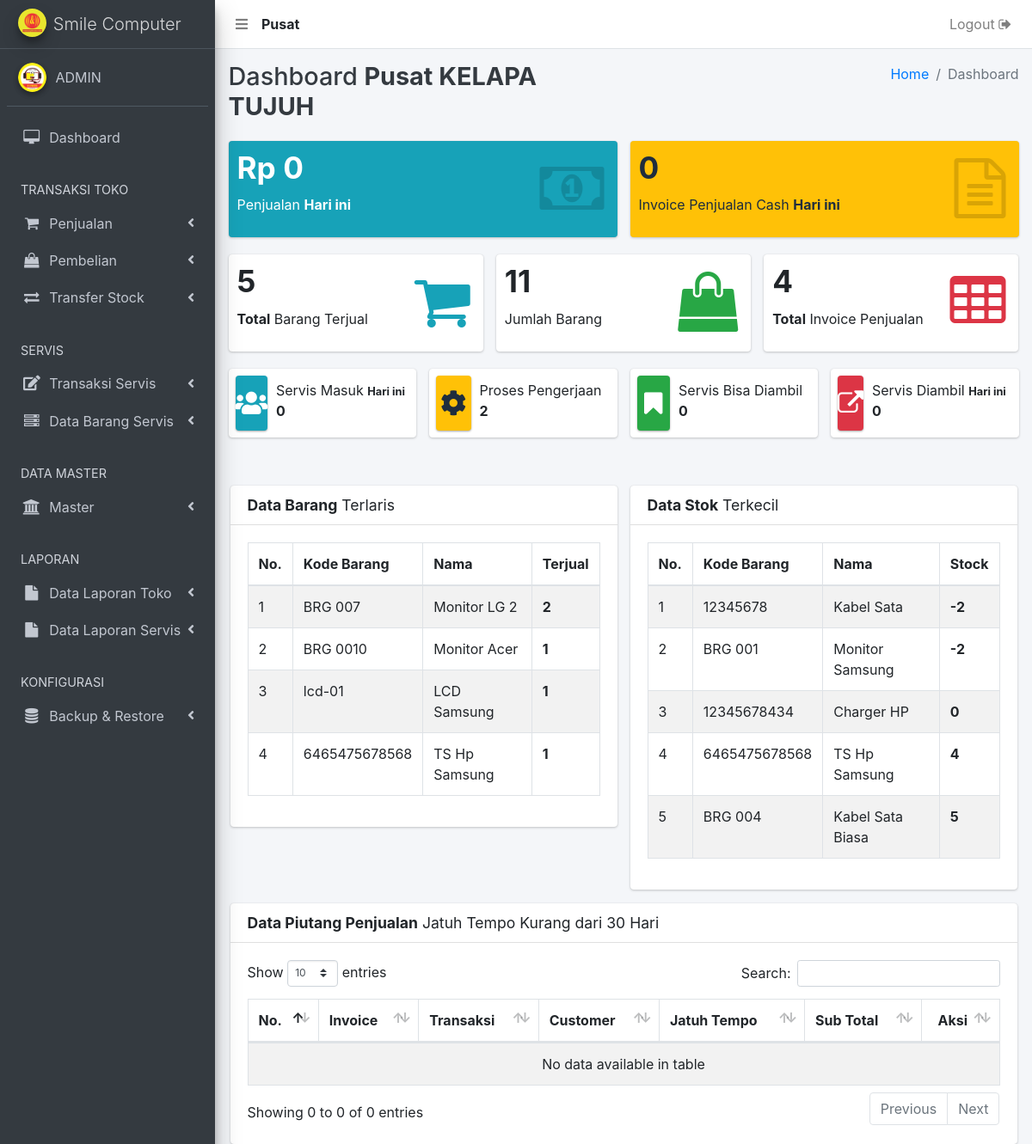
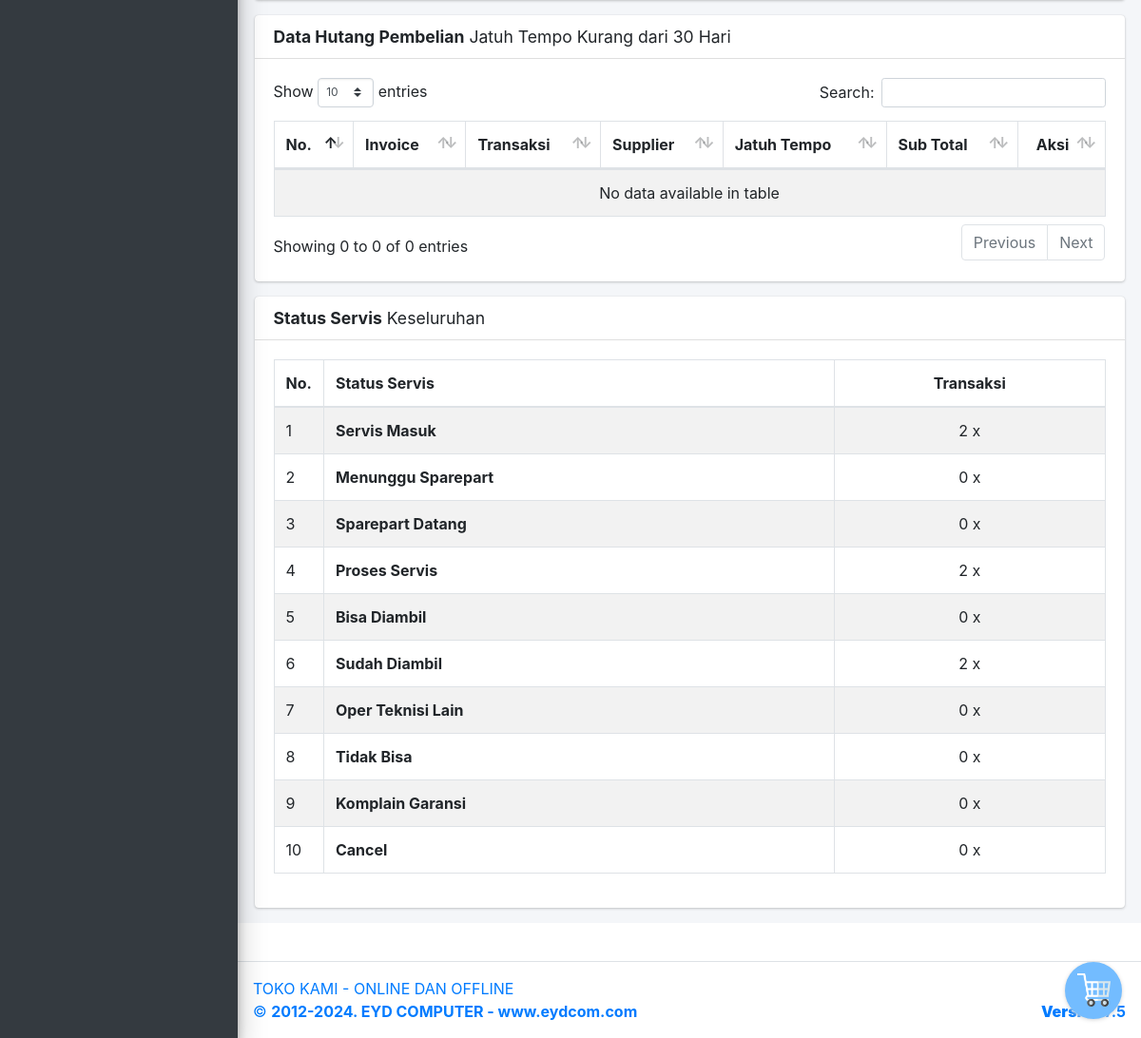
/bo (signed in), run on the app's committed database (2 pictures, top to bottom).
### tables this page shows
CREATE TABLE `user` (
  `user_id` int(11) NOT NULL,
  `user_nama` varchar(500) NOT NULL,
  `user_no_hp` varchar(250) NOT NULL,
  `user_alamat` text NOT NULL,
  `user_email` varchar(250) NOT NULL,
  `user_password` varchar(500) NOT NULL,
  `user_create` varchar(250) NOT NULL,
  `user_level` varchar(250) NOT NULL,
  `user_gaji_pokok` int(11) NOT NULL,
  `user_bonus` int(11) NOT NULL,
  `user_status` varchar(250) NOT NULL,
  `user_cabang` int(11) NOT NULL
);

CREATE TABLE `toko` (
  `toko_id` int(11) NOT NULL,
  `toko_nama` varchar(500) NOT NULL,
  `toko_kota` varchar(250) NOT NULL,
  `toko_alamat` text NOT NULL,
  `toko_tlpn` varchar(250) NOT NULL,
  `toko_wa` varchar(250) NOT NULL,
  `toko_email` varchar(500) NOT NULL,
  `toko_tipe_print_toko` int(11) NOT NULL,
  `toko_lebar_print_toko` int(11) NOT NULL,
  `toko_tipe_print_servis` int(11) NOT NULL,
  `toko_lebar_print_servis` int(11) NOT NULL,
  `toko_link` varchar(250) NOT NULL,
  `toko_teks_nota_servis_masuk` text NOT NULL,
  `toko_teks_nota_servis_ambil` text NOT NULL,
  `toko_status` int(11) NOT NULL,
  `toko_ongkir` int(11) NOT NULL,
  `toko_cabang` int(11) NOT NULL
);

CREATE TABLE `barang` (
  `barang_id` int(11) NOT NULL,
  `barang_kode` varchar(500) NOT NULL,
  `barang_kode_slug` varchar(500) NOT NULL,
  `barang_kode_count` int(11) NOT NULL,
  `barang_nama` varchar(250) NOT NULL,
  `barang_harga_beli` varchar(250) NOT NULL,
  `barang_harga` varchar(250) NOT NULL,
  `barang_stock` text NOT NULL,
  `barang_tanggal` varchar(250) NOT NULL,
  `barang_kategori_id` int(11) NOT NULL,
  `kategori_id` varchar(250) NOT NULL,
  `barang_satuan_id` varchar(250) NOT NULL,
  `satuan_id` varchar(250) NOT NULL,
  `barang_deskripsi` text NOT NULL,
  `barang_option_sn` int(11) NOT NULL,
  `barang_status` int(11) NOT NULL,
  `barang_terjual` int(11) NOT NULL,
  `barang_cabang` int(11) NOT NULL
);

### bo.php (the view, shortened to what the rows shown need)
<?php
  include '_header.php';
  include '_nav.php';
?>
  <div class="content-wrapper">
    <div class="content-header">
      <div class="container-fluid">
        <div class="row mb-2">
          <div class="col-sm-6">
            <h1 class="m-0 text-dark">Dashboard <b><?= $tipeToko; ?> <?= $dataTokoLogin['toko_kota']; ?></b></h1>
          </div>
        </div>
      </div>
    </div>
    <section class="table-informasi">
      <div class="container">
        <div class="row">
          <div class="col-lg-6">
             <div class="card">
                <div class="card-body">
                  <div class="table-auto">
                    <table id="" class="table table-bordered table-striped">
                      <thead>
                      <tr>
                        <th>No.</th>
                        <th>Kode Barang</th>
                        <th>Nama</th>
                        <th>Terjual</th>
                      </tr>
                      </thead>
                      <tbody>
                      <?php
                        $i = 1;
                        $queryProduct = $conn->query("SELECT barang.barang_id, barang.barang_kode, barang.barang_nama, barang.barang_harga, barang.barang_terjual, barang.barang_cabang
                                   FROM barang
                                   WHERE barang_cabang = '".$sessionCabang."' && barang_terjual > 0  ORDER BY barang_terjual DESC LIMIT 5
                                   ");
                        while ($rowProduct = mysqli_fetch_array($queryProduct)) {
                      ?>
                      <tr>
                          <td><?= $i; ?></td>
                          <td><?= $rowProduct['barang_kode']; ?></td>
                          <td><?= $rowProduct['barang_nama']; ?></td>
                          <td>
                            <b><?= $rowProduct['barang_terjual']; ?></b>
                          </td>
                      </tr>
                      <?php $i++; ?>
                      <?php } ?>
                      </tbody>
                    </table>
                  </div>
                </div>
              </div>
          </div>
          <div class="col-lg-6">
            <div class="card">
              <div class="card-body">
                <div class="table-auto">
                  <table id="" class="table table-bordered table-striped">
                    <thead>
                    <tr>
                      <th>No.</th>
                      <th>Kode Barang</th>
                      <th>Nama</th>
                      <th>Stock</th>
                    </tr>
                    </thead>
                    <tbody>
                    <?php
                      $i = 1;
                      $queryProduct = $conn->query("SELECT barang.barang_id, barang.barang_kode, barang.barang_nama, barang.barang_harga, barang.barang_stock, barang.barang_cabang
                                 FROM barang
                                 WHERE barang_cabang = '".$sessionCabang."' && barang_stock < 10 ORDER BY barang_stock ASC LIMIT 5
                                 ");
                      while ($rowProduct = mysqli_fetch_array($queryProduct)) {
                    ?>
                    <tr>
                        <td><?= $i; ?></td>
                        <td><?= $rowProduct['barang_kode']; ?></td>
                        <td><?= $rowProduct['barang_nama']; ?></td>
                        <td>
                          <b><?= $rowProduct['barang_stock']; ?></b>
                        </td>
                    </tr>
                    <?php $i++; ?>
                    <?php } ?>
                    </tbody>
                  </table>
                </div>
              </div>
            </div>
          </div>
          <div class="col-lg-12">
            <div class="card">
              <div class="card-body">
                <div class="table-auto">
                  <table id="example1" class="table table-bordered table-striped">
                    <thead>
                    <tr>
                      <th>No.</th>
                      <th>Invoice</th>
                      <th>Transaksi</th>
                      <th>Customer</th>
                      <th>Jatuh Tempo</th>
                      <th>Sub Total</th>
                      <th class="text-center">Aksi</th>
                    </tr>
                    </thead>
                  </table>
                </div>
              </div>
            </div>
          </div>
          <div class="col-lg-12">
            <div class="card">
              <div class="card-body">
                <div class="table-auto">
                  <table id="example2" class="table table-bordered table-striped">
                    <thead>
                    <tr>
                      <th>No.</th>
                      <th>Invoice</th>
                      <th>Transaksi</th>
                      <th>Supplier</th>
                      <th>Jatuh Tempo</th>
                      <th>Sub Total</th>
                      <th class="text-center">Aksi</th>
                    </tr>
                    </thead>
                  </table>
                </div>
              </div>
            </div>
          </div>
          <div class="col-12">
          <div class="card">
            <div class="card-body">
              <div class="table-auto">
                <table id="data-laporan-status-berdasarkan-periode" class="table table-bordered table-striped">
                  <thead>
                  <tr>
                    <th style="width: 6%;">No.</th>
                    <th>Status Servis</th>
                    <th style="text-align: center;">Transaksi</th>
                  </tr>
                  </thead>
                </table>
              </div>
            </div>
          </div>
        </div>
      </div>
    </section>
  </div>
<?php include '_footer.php'; ?>

### _nav.php (shortened to what the rows shown need)
<nav class="main-header navbar navbar-expand navbar-white navbar-light">
    <ul class="navbar-nav">
      <li class="nav-item" style="padding-top: 8px;">
        <?php
          echo "<b>".$tipeToko."</b>";
        ?>
      </li>
    </ul>
  </nav>
  <?php
        $dataPilihCabang = query("SELECT * FROM toko");
      ?>

### data on the page
user: user_cabang "Pusat"
toko: toko_kota "KELAPA TUJUH"
barang: barang_kode "BRG 007", barang_nama "Monitor LG 2", barang_terjual "2"
barang: barang_kode "BRG 0010", barang_nama "Monitor Acer", barang_terjual "1"
barang: barang_kode "lcd-01", barang_nama "LCD Samsung", barang_terjual "1"
barang: barang_kode "6465475678568", barang_nama "TS Hp Samsung", barang_terjual "1", barang_stock "4"
barang: barang_kode "12345678", barang_nama "Kabel Sata", barang_stock "-2"
barang: barang_kode "BRG 001", barang_nama "Monitor Samsung", barang_stock "-2"
barang: barang_kode "12345678434", barang_nama "Charger HP", barang_stock "0"
barang: barang_kode "BRG 004", barang_nama "Kabel Sata Biasa", barang_stock "5"

### other printed values
$_SESSION['user_nama'] "ADMIN"
$totalPenjualanHariIni "0"
singkat_angka($jmlInvoiceHariIni) "0"
$jmlPenjualan "5"
$jmlBarang "11"
$jmlInvoice "4"
$servisMasuk "0"
$servisPengerjaan "2"
$servisBisaDiambil "0"
$servisDiambilHariIni "0"
singkat_angka($servisMasuk) "2"
singkat_angka($menungguSparepart) "0"
singkat_angka($sparepartDatang) "0"
singkat_angka($prosesServis) "2"
singkat_angka($bisaDiambil) "0"
